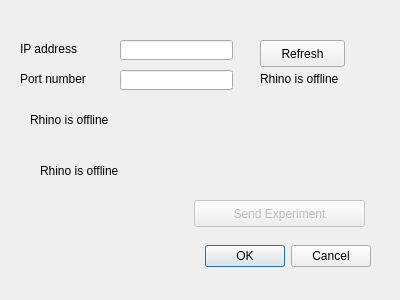
<?xml version="1.0" encoding="UTF-8"?>
<ui version="4.0">
 <class>rhinoGui</class>
 <widget class="QDialog" name="rhinoGui">
  <property name="geometry">
   <rect>
    <x>0</x>
    <y>0</y>
    <width>400</width>
    <height>300</height>
   </rect>
  </property>
  <property name="windowTitle">
   <string>Dialog</string>
  </property>
  <widget class="QDialogButtonBox" name="buttonBox">
   <property name="geometry">
    <rect>
     <x>30</x>
     <y>240</y>
     <width>341</width>
     <height>32</height>
    </rect>
   </property>
   <property name="orientation">
    <enum>Qt::Horizontal</enum>
   </property>
   <property name="standardButtons">
    <set>QDialogButtonBox::Cancel|QDialogButtonBox::Ok</set>
   </property>
  </widget>
  <widget class="QLineEdit" name="lineEditIp">
   <property name="geometry">
    <rect>
     <x>120</x>
     <y>40</y>
     <width>113</width>
     <height>20</height>
    </rect>
   </property>
   <property name="text">
    <string/>
   </property>
  </widget>
  <widget class="QLabel" name="labelIp">
   <property name="geometry">
    <rect>
     <x>20</x>
     <y>40</y>
     <width>71</width>
     <height>17</height>
    </rect>
   </property>
   <property name="text">
    <string>IP address</string>
   </property>
  </widget>
  <widget class="QLabel" name="labelPort">
   <property name="geometry">
    <rect>
     <x>20</x>
     <y>70</y>
     <width>81</width>
     <height>17</height>
    </rect>
   </property>
   <property name="text">
    <string>Port number</string>
   </property>
  </widget>
  <widget class="QLineEdit" name="lineEditPort">
   <property name="geometry">
    <rect>
     <x>120</x>
     <y>70</y>
     <width>113</width>
     <height>20</height>
    </rect>
   </property>
  </widget>
  <widget class="QLabel" name="labelRefresh">
   <property name="geometry">
    <rect>
     <x>260</x>
     <y>70</y>
     <width>91</width>
     <height>17</height>
    </rect>
   </property>
   <property name="text">
    <string>Rhino is offline</string>
   </property>
  </widget>
  <widget class="QPushButton" name="pushButtonRefresh">
   <property name="geometry">
    <rect>
     <x>260</x>
     <y>40</y>
     <width>85</width>
     <height>27</height>
    </rect>
   </property>
   <property name="text">
    <string>Refresh</string>
   </property>
  </widget>
  <widget class="QPushButton" name="pushButtonSend">
   <property name="enabled">
    <bool>false</bool>
   </property>
   <property name="geometry">
    <rect>
     <x>194</x>
     <y>200</y>
     <width>171</width>
     <height>27</height>
    </rect>
   </property>
   <property name="text">
    <string>Send Experiment</string>
   </property>
  </widget>
  <widget class="QLabel" name="labelStatus">
   <property name="geometry">
    <rect>
     <x>30</x>
     <y>110</y>
     <width>271</width>
     <height>20</height>
    </rect>
   </property>
   <property name="text">
    <string>Rhino is offline</string>
   </property>
  </widget>
  <widget class="QLabel" name="labelStatusNum">
   <property name="geometry">
    <rect>
     <x>40</x>
     <y>160</y>
     <width>271</width>
     <height>21</height>
    </rect>
   </property>
   <property name="text">
    <string>Rhino is offline</string>
   </property>
  </widget>
 </widget>
 <tabstops>
  <tabstop>lineEditIp</tabstop>
  <tabstop>lineEditPort</tabstop>
 </tabstops>
 <resources/>
 <connections>
  <connection>
   <sender>buttonBox</sender>
   <signal>accepted()</signal>
   <receiver>rhinoGui</receiver>
   <slot>accept()</slot>
   <hints>
    <hint type="sourcelabel">
     <x>248</x>
     <y>254</y>
    </hint>
    <hint type="destinationlabel">
     <x>157</x>
     <y>274</y>
    </hint>
   </hints>
  </connection>
  <connection>
   <sender>buttonBox</sender>
   <signal>rejected()</signal>
   <receiver>rhinoGui</receiver>
   <slot>reject()</slot>
   <hints>
    <hint type="sourcelabel">
     <x>316</x>
     <y>260</y>
    </hint>
    <hint type="destinationlabel">
     <x>286</x>
     <y>274</y>
    </hint>
   </hints>
  </connection>
 </connections>
 <slots>
  <signal>acceptedd(string,int)</signal>
 </slots>
</ui>
